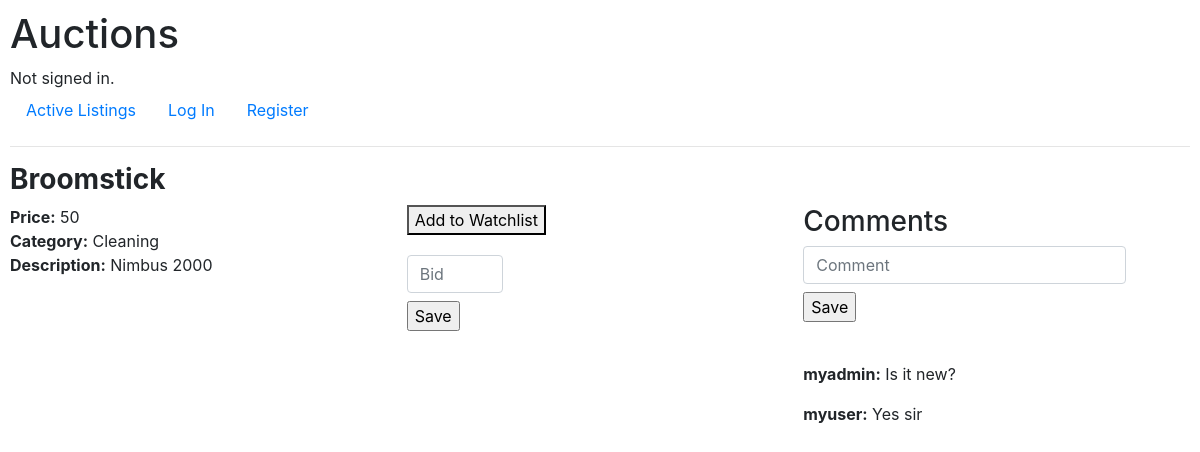
Screenshot of /auctions/1 with the database file from the repository.
### auctions/models.py (models this page shows)
class AuctionListing(models.Model):
    title = models.CharField(max_length=34)
    category = models.CharField(max_length=20)
    price = models.IntegerField()
    img_url = models.CharField(max_length=300, blank=True, default='')
    description = models.CharField(max_length=55)
    owner = models.ForeignKey(User, on_delete=models.CASCADE, related_name="owner")
    state = models.CharField(max_length=6, default='open')

class Comment(models.Model):
    listing = models.ForeignKey(AuctionListing, on_delete=models.CASCADE, related_name="comment_listing")
    user = models.ForeignKey(User, on_delete=models.CASCADE, related_name="user")
    comment = models.CharField(max_length=150)

class User(AbstractUser):
    pass

### auctions/views.py (the view, shortened to what this page needs)
# urls.py: path("auctions/<str:id>", views.listing, name="listing"),
def listing(request, id):
    listing = AuctionListing.objects.get(id=id)
    isWatched = Watchlist.objects.all().filter(watcher=request.user.id, listing=id).first()
    if isWatched is None:
        isWatched = False
    else:
        isWatched = True
    comments = Comment.objects.all().filter(listing=listing)
    if listing.state == "open":
        if request.method != "POST":
            return render(request, "auctions/listing.html", {"listing": listing, "commentForm": CommentForm(), "comments": comments, 'bidForm': BidForm(), "isBidValid": None, "isWatched": isWatched})

### auctions/views.py
class CommentForm(forms.Form):
    comment = forms.CharField(label="Comment", widget=forms.TextInput(attrs={'class': 'form-control col-md-10 col-lg-10 formItem', 'placeholder': 'Comment'}))

class BidForm(forms.Form):
    bid_amount = forms.IntegerField(label="New bid", widget=forms.TextInput(attrs={'class': 'form-control col-md-3 col-lg-3 formItem', 'placeholder': 'Bid'}))

### auctions/templates/auctions/listing.html (shortened to what this page needs)
{% extends "auctions/layout.html" %}
{% block body %}
    <h3><b>{{ listing.title }}</b></h3>
    <div class="form-row">
        <div class="col-md-4 col-lg-4">
            <p id="listing_info"><b>Price:</b> {{ listing.price }}</p>
            <p id="listing_info"><b>Category:</b> {{ listing.category }}</p>
            <p id="listing_info"><b>Description:</b> {{ listing.description }}</p>
        </div>
        <br>
        <div class="col-md-4 col-lg-4">
            {% if listing.owner_id == user.id %}
                {% if not auctionClosed %}
                    <div class="formSection">
                        <button class="formItem" onclick="location.href='/auctions/close/{{ listing.id }}'">Close Auction</button>
                    </div>
                {% else %}
                    <p class="formStatement">This offer is already closed</p>
                {% endif %}
            {% else %}
                <div class="formSection">
                    {% if isWatched == True %}
                        <button class="formItem" onclick="location.href='/auctions/update_watchlist/Delete/{{ listing.id }}'">Delete from Watchlist</button>
                    {% else %}
                        <button class="formItem" onclick="location.href='/auctions/update_watchlist/Add/{{ listing.id }}'">Add to Watchlist</button>
                    {% endif %}
                </div>
                {% if not auctionClosed %}
                    <div class="form-group">
                        <form action='/auctions/{{ listing.id }}' method="post">
                            {{ bidForm.bid_amount }}
                            <input type=submit value="Save">
                        </form>
                    </div>
                {% else %}
                    <p class="formStatement">This offer is already closed</p>
                    {% if auctionWinner %}
                        <h4>Congratulations. You won the auction</h4>
                    {% endif %}
                {% endif %}
            {% endif %}
        </div>
        <div class="col-md-4 col-lg-4">
            {% if not auctionClosed %}
                <h3>Comments</h3>
                <div class="form-group">
                    <form action='add_comment/{{ listing.id }}' method="post">
                        {{ commentForm.comment }}
                        <input type=submit value="Save">
                    </form>
                </div>
                <br>
                {% for comment in comments %}
                    <p><b>{{ comment.user }}:</b> {{ comment.comment }}</p>
                {% endfor %}
            {% endif %}
        </div>
    </div>
{% endblock %}

### auctions/static/auctions/styles.css (style rules this page uses)
body { padding: 10px; }
#listing_info { margin: 0 0 0 0; }
.formSection { margin-bottom: 12px; }
.formItem { margin-bottom: 8px; }

### rows the page displays
AuctionListing: title "Broomstick", price "50", category "Cleaning", description "Nimbus 2000"
Comment: user "myadmin", comment "Is it new?"
Comment: user "myuser", comment "Yes sir"
